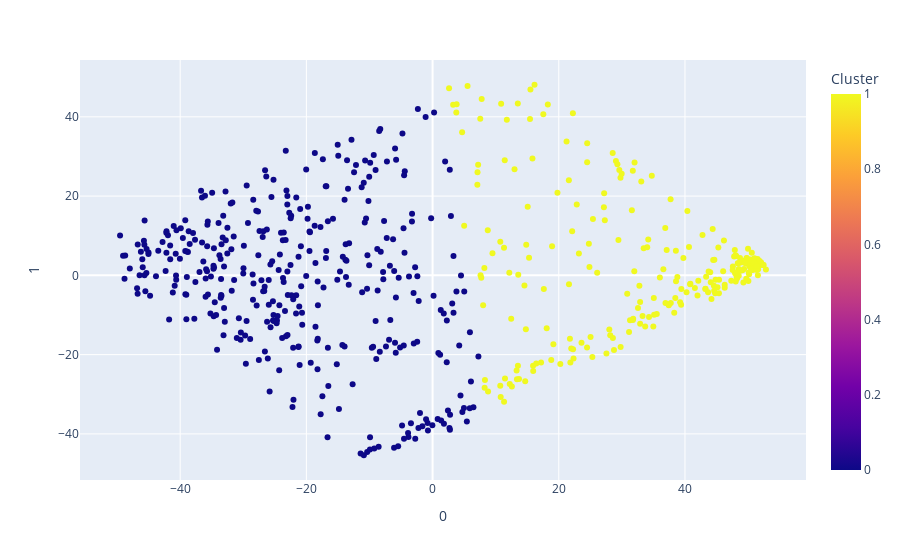

The code cell stored with this chart in its notebook:
### Code cell
fig = px.scatter(pd.concat([new_df, pca_df.reset_index()], axis = 1), 
                 x = 0, y = 1, color='Cluster',hover_data=X)
fig.show()

### Figure 1 — Plotly figure (JSON) as saved in the notebook; plotly's stock layout.template omitted (floating-point values rounded to 4 significant figures; data arrays with more than 128 entries replaced by an {"elided": "..."} marker saying what was removed)
{"data": [{"customdata": {"elided": "605x16 float values"}, "hovertemplate": "0=%{x}<br>1=%{y}<br>age=%{customdata[0]}<br>player_height=%{customdata[1]}<br>player_weight=%{customdata[2]}<br>draft_round=%{customdata[3]}<br>draft_number=%{customdata[4]}<br>gp=%{customdata[5]}<br>pts=%{customdata[6]}<br>reb=%{customdata[7]}<br>ast=%{customdata[8]}<br>oreb_pct=%{customdata[9]}<br>dreb_pct=%{customdata[10]}<br>usg_pct=%{customdata[11]}<br>ts_pct=%{customdata[12]}<br>ast_pct=%{customdata[13]}<br>Played College=%{customdata[14]}<br>NBA_years=%{customdata[15]}<br>Cluster=%{marker.color}<extra></extra>", "legendgroup": "", "marker": {"color": {"elided": "605 int values"}, "coloraxis": "coloraxis", "symbol": "circle"}, "mode": "markers", "name": "", "orientation": "v", "showlegend": false, "type": "scatter", "x": {"elided": "605 float values"}, "xaxis": "x", "y": {"elided": "605 float values"}, "yaxis": "y"}], "layout": {"coloraxis": {"colorbar": {"title": {"text": "Cluster"}}, "colorscale": [[0, "#0d0887"], [0.1111, "#46039f"], [0.2222, "#7201a8"], [0.3333, "#9c179e"], [0.4444, "#bd3786"], [0.5556, "#d8576b"], [0.6667, "#ed7953"], [0.7778, "#fb9f3a"], [0.8889, "#fdca26"], [1, "#f0f921"]]}, "legend": {"tracegroupgap": 0}, "margin": {"t": 60}, "xaxis": {"anchor": "y", "domain": [0, 1], "title": {"text": "0"}}, "yaxis": {"anchor": "x", "domain": [0, 1], "title": {"text": "1"}}}}
